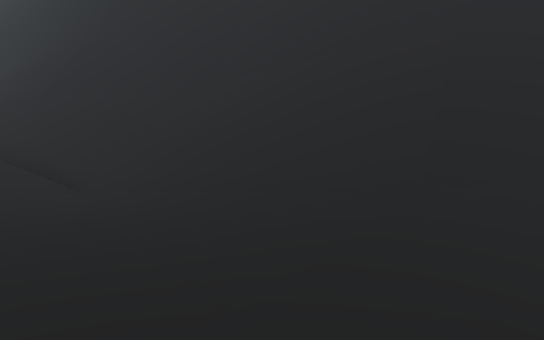
view 1 (above)

15 first-person views from a walk through a 3-D level made in the Unity game engine. The camera is 1.5 m above the floor, tilts 4° down and sees 70° across. The floor is counted in squares, 1 m on a side. Each view is taken from the middle of a square. On the plan, view 1 faces up. The plan holds only what a view shows up to about 17 squares ahead; the rest is blank. The place goes on beyond the plan. The player character is not drawn.

view 2
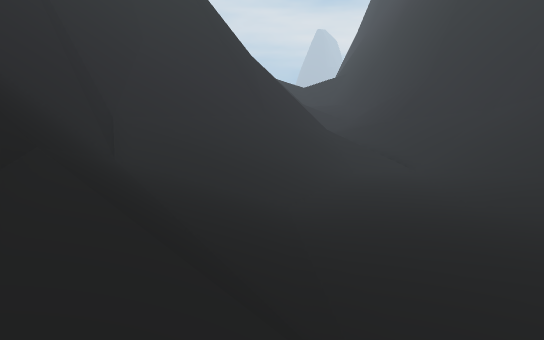

view 3
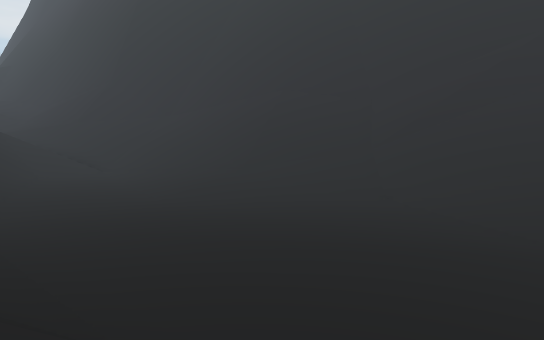

view 4
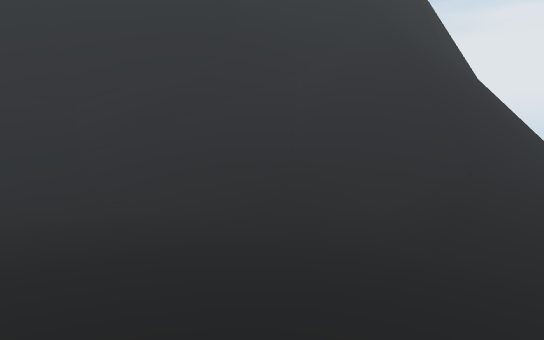

view 5
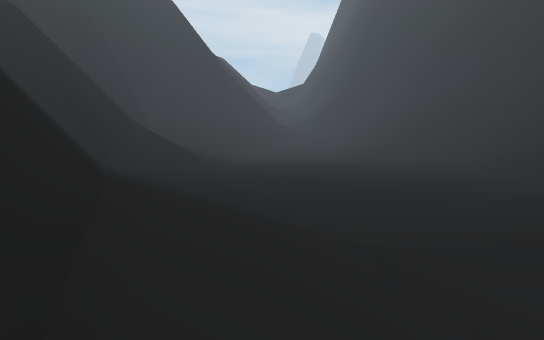

view 6
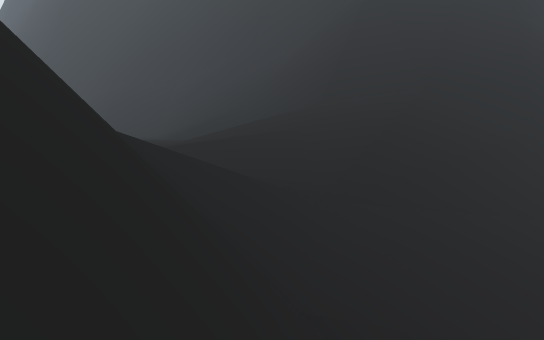

view 7
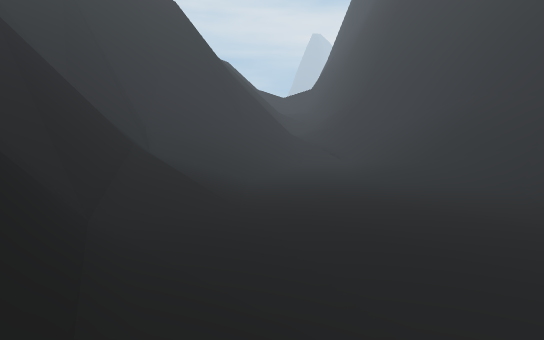

view 8
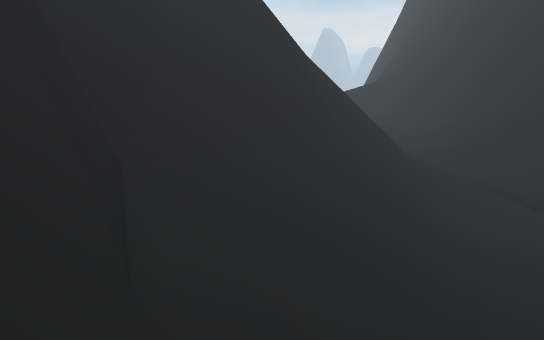

view 9
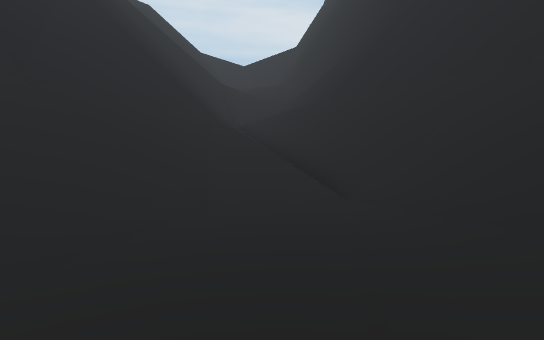

view 10
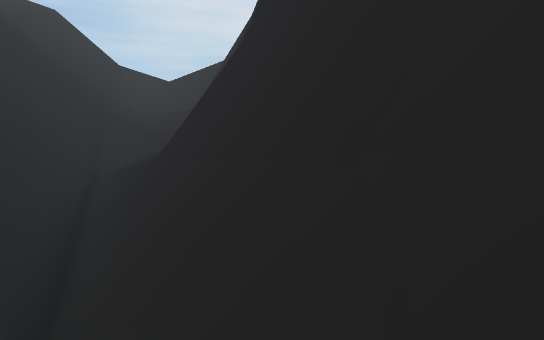

view 11
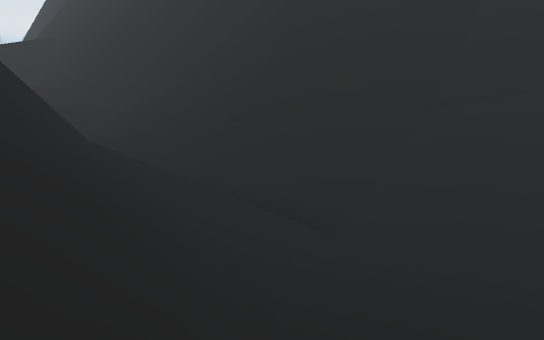

view 12
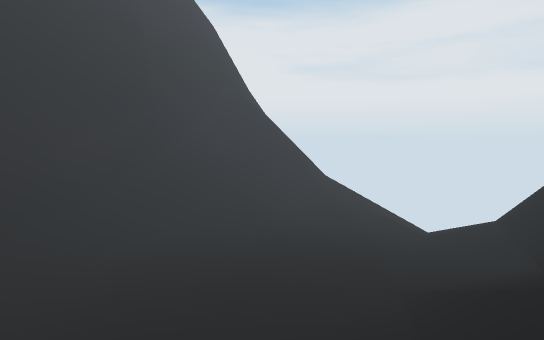

view 13
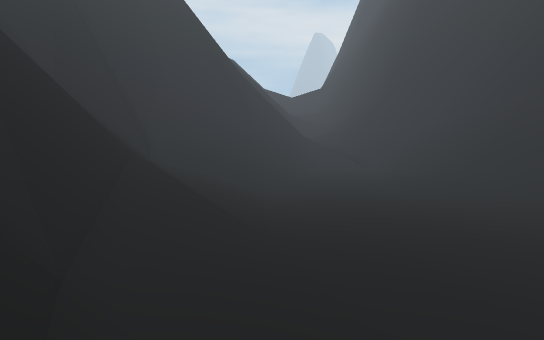

view 14
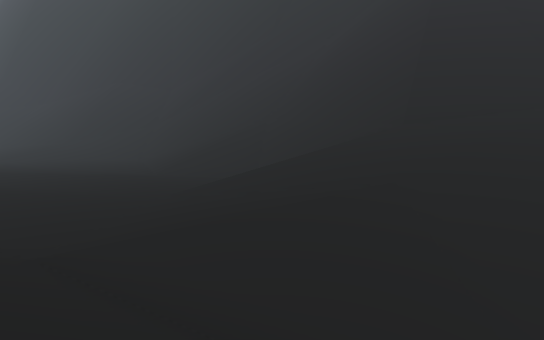

view 15
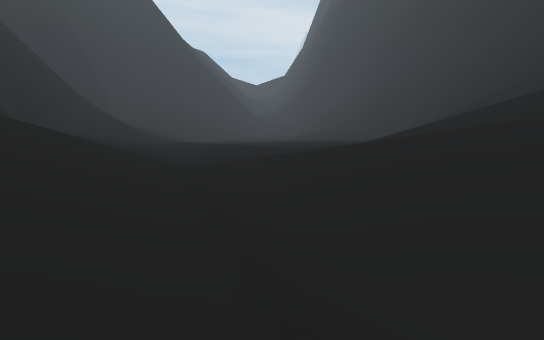

### Floor plan
Key: @ floor where view 1 was taken; # wall or solid block; . main floor; : floor 0.5 m higher than the main floor; - floor 0.5 m lower than the main floor; + floor 2.5 m higher than the main floor; * floor 4 m higher than the main floor; / step, stairs or slope; = window, fence, low wall or low ledge; ^ raised ledge; v drop or lower ground; O other object.
Columns run from 15 left of view 1 to 18 right of it. Each row starts with its distance up from view 1.
 17 ###
 16  =###
 15 ***####
 14 /////###
 13 /////==##
 12 //////#=##
 11 /v==//+#=##
 10 /v##=//==#######
  9 vv##=///#==##=####
  8  v##=//////=///=##
  7   ##=/==///::///=##
  6    #=v#=//:::////#####
  5    #####//:::.///#==####
  4     ###=///:...//////O###
  3     ###=///.......////O=##
  2       #=///.........../O=###
  1     v #=////..........//O=##
  0     v #=////...@.......//O=##
 -1     v ##/////..........///O###
 -2       ##//////..........///=##
 -3     v ##==/////...........//=#####
 -4     vv ##=//////..........///=##^=
 -5      v ##////////......../////#==O
 -6      v##= // =O///......../////O//
 -7      v##   =##==//.........///////
 -8             vvv==/.....--////////=
 -9             //////=//////////////
-10              /////=#==///////////
-11                    ###==/////////
-12                      ##==///////
-13                          v/=//
-14                          ##=
-15                          ##/
-16                           #
-17                            /

Where each view was taken, in squares from view 1:
view 1: 0 up, 0 right, facing up
view 2: 7 down, 3 right, facing up-left
view 3: 8 down, 3 right, facing up
view 4: 8 down, 2 right, facing up-right
view 5: 12 down, 11 right, facing up-left
view 6: 17 down, 12 right, facing up
view 7: 11 down, 9 right, facing up-left
view 8: 5 down, 2 left, facing up-left
view 9: 2 up, 0 right, facing up-left
view 10: 7 up, 0 right, facing up-left
view 11: 1 up, 5 left, facing up
view 12: 2 down, 7 left, facing right
view 13: 10 down, 7 right, facing up-left
view 14: 12 down, 11 right, facing up
view 15: 11 down, 13 right, facing up-left
